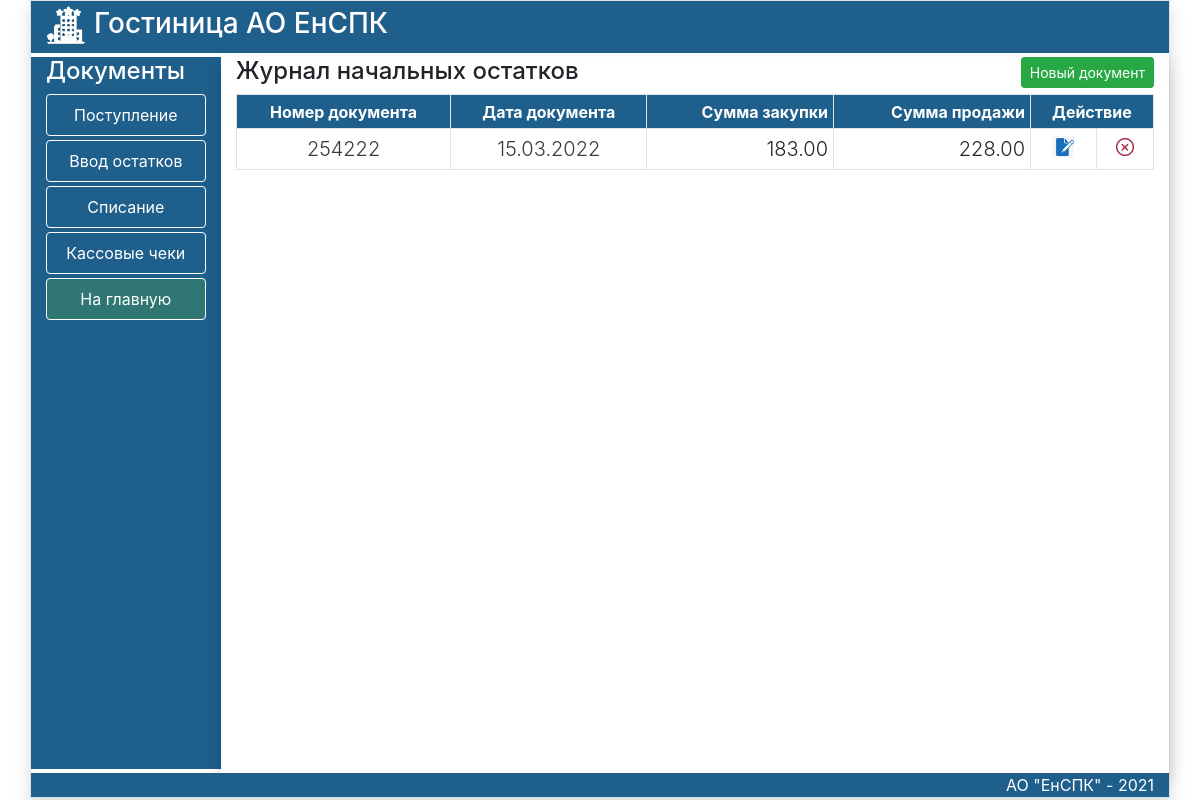
/InitialDoc, run on an earlier commit of the app's database.
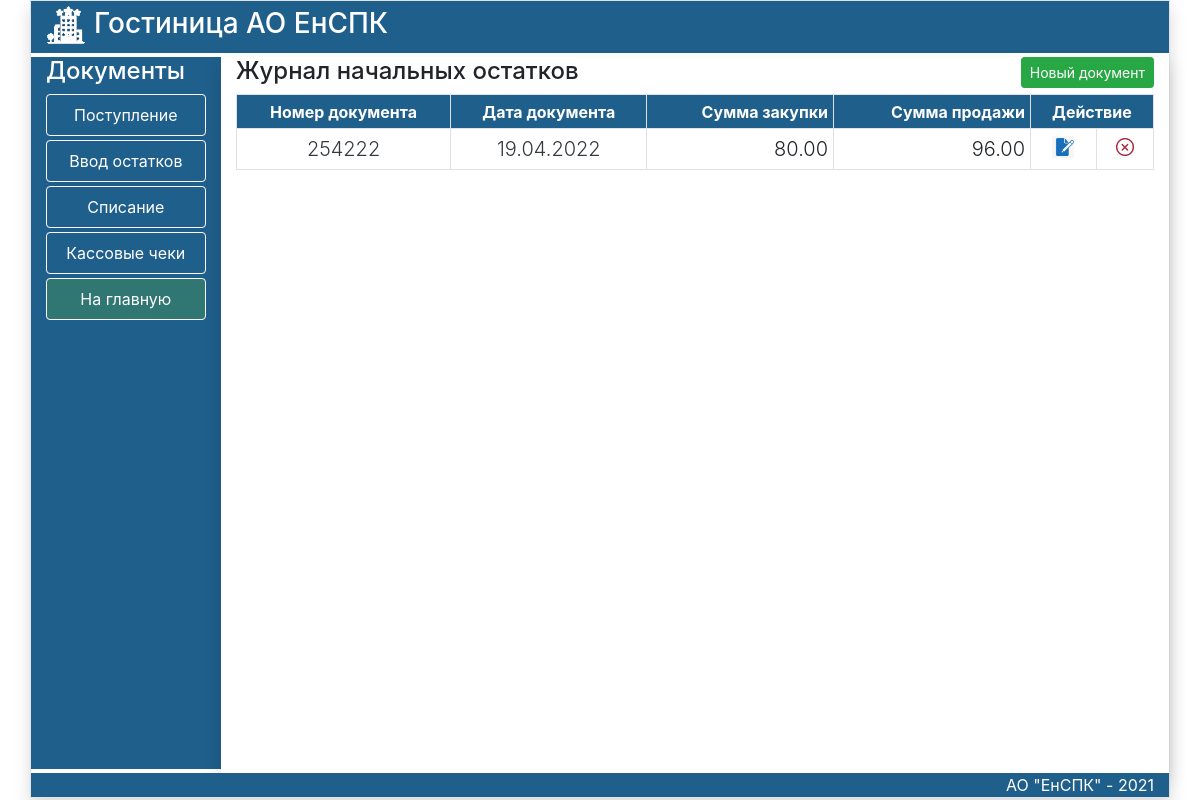
And on a later commit of the database.
### trade/models.py (models this page shows, shortened)
class Doc(models.Model):
    nomerdoc=models.CharField(max_length=20,verbose_name="Номер документв")
    datadoc=models.DateField(verbose_name='Дата документа')
    updated_at = models.DateTimeField(auto_now=True, verbose_name='Создан')
    created_at = models.DateTimeField(auto_now_add=True, verbose_name='Обновлен')
    dealer=models.ForeignKey(Saler,verbose_name='Поставщик',on_delete=models.PROTECT)
    buytotal=models.DecimalField(max_digits=8,decimal_places=2,default=0.00)
    saletotal=models.DecimalField(max_digits=8,decimal_places=2,default=0.00)
    transaction=models.BooleanField(verbose_name='Проведен',default=False)
    typedoc=models.ForeignKey(TypeDoc,verbose_name='Тип документа',on_delete=models.PROTECT)
    user=models.CharField(max_length=100,verbose_name='Пользователь',blank=True,null=True,default='')
    class Meta:
        verbose_name='Документ'
        verbose_name_plural='Документы'

### trade/views.py (the view)
# urls.py: path('InitialDoc',InitialDoc,name='InitialDoc'),
def InitialDoc(request):
    InitialDoc=Doc.objects.filter(typedoc=2).order_by('-datadoc')
    return render(request, 'trade/InitialDocs.html', {'title': 'Ввод начальных остатков','doc':InitialDoc})

### trade/templates/trade/InitialDocs.html
{% extends 'trade/DocPage.html' %}
{% load static %}
{% block LinkArea %}
<h4 class="text-white">Документы</h4>
     <a href="{% url 'ReceiptDoc' %}" class="btn btn-secondary border border-white  nav-link mb-1 btnblack">Поступление </a>
       <a href="{% url 'InitialDoc' %}" class="btn btn-secondary border border-white  nav-link mb-1 btnblack">Ввод остатков</a>
<a href="{% url 'Create' 'Unit' %}" class="btn btn-secondary border border-white  nav-link mb-1 btnblack">Списание </a>
<a href="{% url 'CheckJurnal' %}" class="btn btn-secondary border border-white  nav-link mb-1 btnblack">Кассовые чеки </a>
<a href="{% url 'home' %}" class="btn btn-secondary border border-white  nav-link mb-1 addbtn">На главную</a>
{% endblock LinkArea %}
{% block DataArea %}
<div class="row">
 <div class="col-md-12 ">
<h4 >Журнал начальных остатков
    <div class="text-end d-inline-block float-right"><a href="{% url 'CreateInitialDoc' %}" class="btn btn-success  btn-sm    mb-1  ">Новый документ </a></div>
</h4>
<div class="scrolltable ">
    <table class="table table-sm table-bordered mt-0 " >
    <tr>
        <th class="btnblack  textcenter" >Номер документа</th>
        <th class="btnblack  textcenter"  >Дата документа</th>
        <th class="btnblack  textright" >Сумма закупки</th>
        <th class="btnblack  textright " >Сумма продажи</th>
        <th class="btnblack  textcenter " colspan="2">Действие</th>
    </tr>
{% for item in doc %}
    <tr>
        <th class=" lead textcenter text-dark" > {{item.nomerdoc}}</th>
        <th class=" lead textcenter text-dark" >{{item.datadoc|date:"d.m.Y"}}</th>
        <th class=" lead textright">{{item.buytotal}}</th>
        <th class=" lead textright">{{item.saletotal}}</th>
  <td class="text-center pt-0 pb-2 " style="vertical-align:middle"><a href="{% url 'UpdateInitialDoc' item.pk %}" ><img src="{% static 'trade/images/edit2.png' %}" height="22" style="top:10px" title="Редактировать" ></a></td>
  <td class="text-center pt-0 pb-2 " style="vertical-align:middle"><a href="{% url 'DeleteInitialDoc' item.pk %}" ><img src="{% static 'trade/images/delete2.png' %}" height="18" style="top:10px" title="Удалить документ" ></a></td>
    </tr>
{% endfor %}
    </table>
</div>
 </div>
</div>
{% endblock DataArea %}

What changed in the data, as far as the page shows it:
removed Doc: nomerdoc "254222", datadoc "15.03.2022", buytotal "183.00", saletotal "228.00"
added Doc: nomerdoc "254222", datadoc "19.04.2022", buytotal "80.00", saletotal "96.00"
